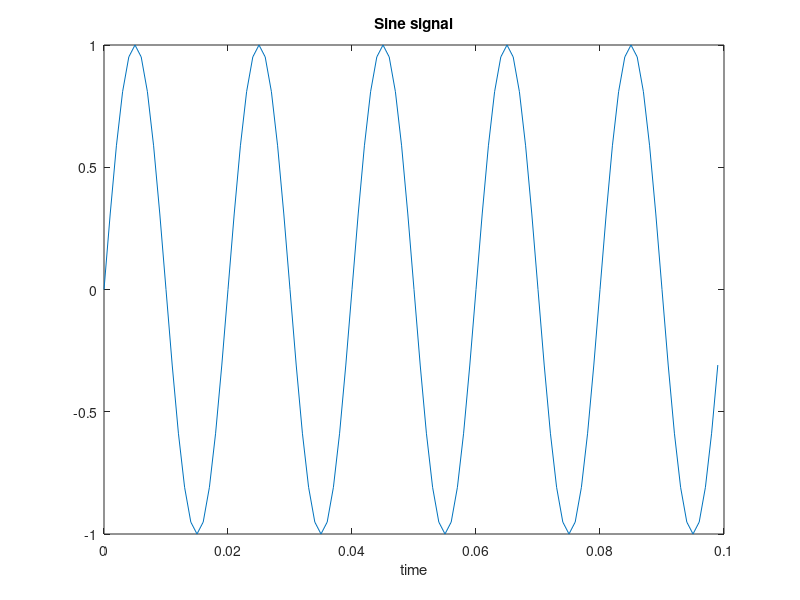
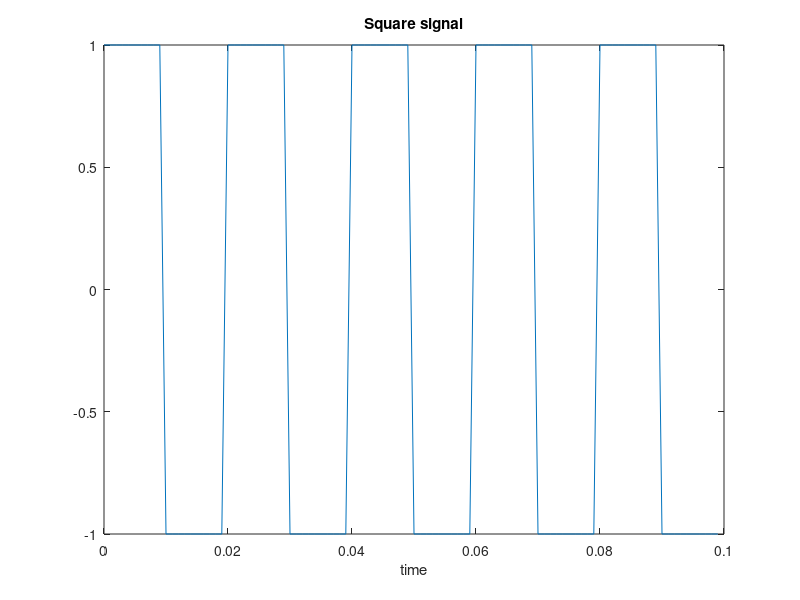
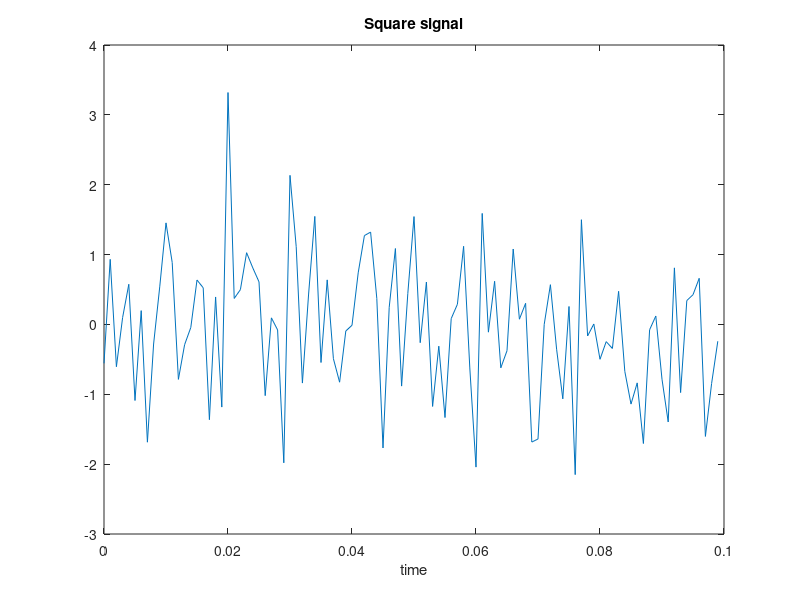
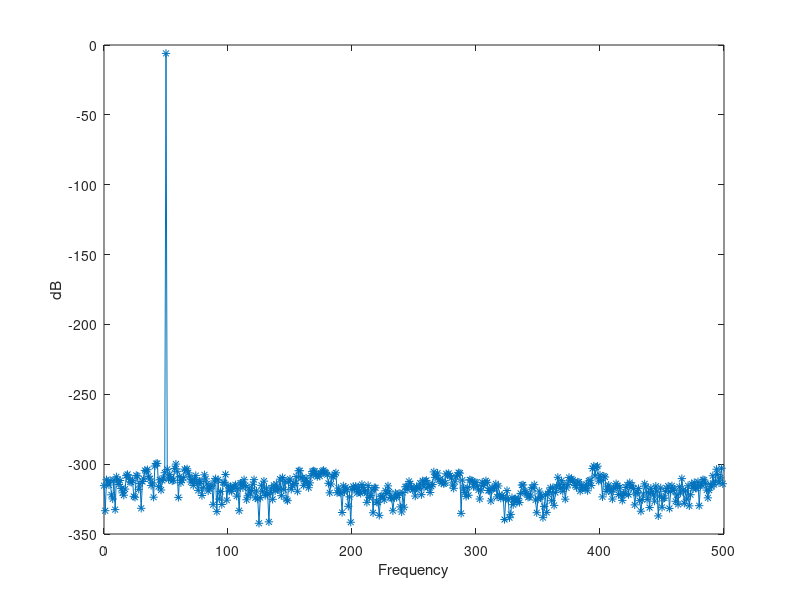

These charts were generated, in order, by the following MATLAB code:
% 3.1
% a)
Fs = 1000;                   % samples per second
dt = 1/Fs;                   % seconds per sample
N = 1000
i = (0:N-1)
Ts = 1/Fs
time = i * Ts
%%Sine wave:
Fc = 50;                     % frequency
A = 1;                       % amplitude
x = A*sin(2*pi*Fc*time) % sine wave 
sq = [ones(1,Fs/Fc/2), -1*ones(1,Fs/Fc/2)]; % single square wave period
xsquare = A*repmat(sq,1,N/length(sq)); % square wave
xrand = randn(N,1); % random signal with mean value 0 and standard deviation 1

% b)
% Sine signal plot
figure;
plot(time(1:100),x(1:100));
xlabel('time');
title('Sine signal');
zoom xon;
% Square signal plot
figure;
plot(time(1:100),xsquare(1:100));
xlabel('time');
title('Square signal');
zoom xon;
% Random signal plot
figure;
plot(time(1:100),xrand(1:100));
xlabel('time');
title('Square signal');
zoom xon;

% c)
% Sine signal
X_fft = Ts*fft(x,N);
y = (abs(X_fft).^2)/N/Ts;
X_psd = y(1:N/2);
X_psd_dB = 10*log10(X_psd);
freq = (0:N/2-1)*Fs/N;
figure;
plot(freq,X_psd_dB,'-*')
xlabel('Frequency');
ylabel('dB');
% Square signal
X_fft = Ts*fft(xsquare,N);
y = (abs(X_fft).^2)/N/Ts;
X_psd = y(1:N/2);
X_psd_dB = 10*log10(X_psd);
freq = (0:N/2-1)*Fs/N;
figure;
plot(freq,X_psd_dB,'-*');
xlabel('Frequency');
ylabel('dB');
% Random signal
X_fft = Ts*fft(xrand,N);
y = (abs(X_fft).^2)/N/Ts;
X_psd = y(1:N/2);
X_psd_dB = 10*log10(X_psd);
freq = (0:N/2-1)*Fs/N;
figure;
plot(freq,X_psd_dB,'-*');
xlabel('Frequency');
ylabel('dB');
% 3.2

% 3.3

% 3.4
